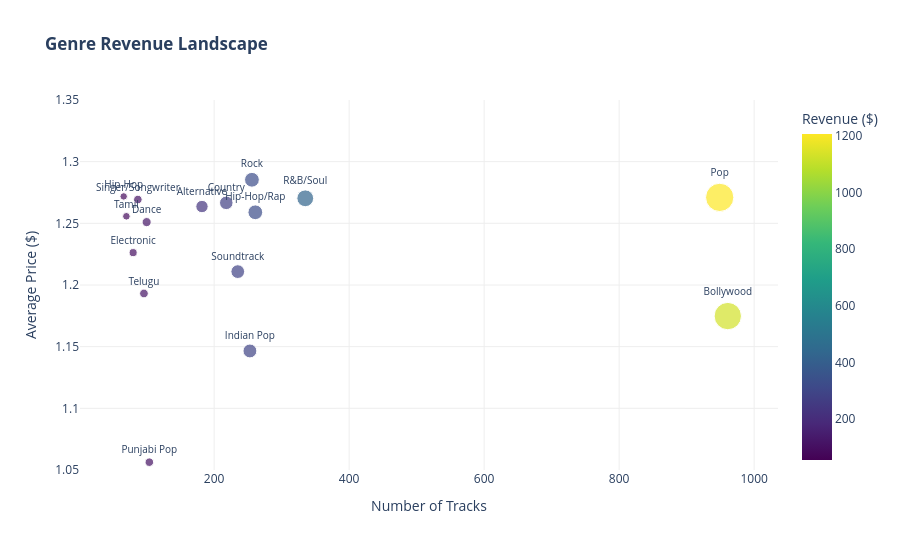

Notebook code cell kept with this figure:
### Markdown cell above
Knowing track counts is not enough — we also need to understand estimated revenue contribution. Since all tracks are individually priced, total revenue potential = number of tracks × average price. Bollywood leads in absolute potential, but niche genres like Rock and Hip-Hop/Rap punch above their weight with higher average prices.

### Code cell
genre_rev = df.groupby('genre').agg(
    num_tracks=('track_id', 'count'),
    avg_price=('track_price', 'mean'),
    total_revenue=('track_price', 'sum'),
    avg_duration=('duration_min', 'mean')
).reset_index()

genre_rev = genre_rev[genre_rev['num_tracks'] >= 50].sort_values('total_revenue', ascending=False)

fig2 = px.scatter(
    genre_rev,
    x='num_tracks',
    y='avg_price',
    size='total_revenue',
    color='total_revenue',
    color_continuous_scale='Viridis',
    text='genre',
    hover_data={'total_revenue': ':$.2f', 'avg_duration': ':.2f', 'num_tracks': True},
    title='<b>Genre Revenue Landscape</b>',
    labels={
        'num_tracks': 'Number of Tracks',
        'avg_price': 'Average Price ($)',
        'total_revenue': 'Total Revenue ($)'
    }
)
fig2.update_traces(textposition='top center', textfont_size=10)
fig2.update_layout(
    height=550,
    xaxis=dict(showgrid=True, gridcolor='#eee'),
    yaxis=dict(range=[1.05, 1.35], showgrid=True, gridcolor='#eee'),
    coloraxis_colorbar=dict(title='Revenue ($)'),
    plot_bgcolor='white'
)
fig2.show()

print('\nInsight: All western genras have fewer tracks than Bollywood but a higher average price,')
print('making it more efficient per track despite its smaller catalog size.')
print('However due to the amount of songs Bollywood comes second, behind the Pop.')

### Figure 1 — Plotly figure (JSON) as saved in the notebook; plotly's stock layout.template omitted (floating-point values rounded to 4 significant figures)
{"data": [{"customdata": [[1206.0, 3.813], [1129.0, 4.493], [425.6, 3.946], [329.0, 3.786], [328.6, 3.735], [290.1, 3.589], [284.6, 4.475], [276.1, 3.551], [230.0, 3.758], [125.1, 3.756], [114.5, 4.196], [110.4, 4.922], [109.9, 3.347], [98.1, 4.011], [87.9, 4.425], [83.94, 2.97], [70.5, 3.427], [55.32, 3.646]], "hovertemplate": "Number of Tracks=%{x}<br>Average Price ($)=%{y}<br>Total Revenue ($)=%{marker.color:$.2f}<br>genre=%{text}<br>avg_duration=%{customdata[1]:.2f}<extra></extra>", "legendgroup": "", "marker": {"color": [1206.0, 1129.0, 425.6, 329.0, 328.6, 290.1, 284.6, 276.1, 230.0, 125.1, 114.5, 110.4, 109.9, 98.1, 87.9, 83.94, 70.5, 55.32], "coloraxis": "coloraxis", "size": [1206.0, 1129.0, 425.6, 329.0, 328.6, 290.1, 284.6, 276.1, 230.0, 125.1, 114.5, 110.4, 109.9, 98.1, 87.9, 83.94, 70.5, 55.32], "sizemode": "area", "sizeref": 3.016, "symbol": "circle"}, "mode": "markers+text", "name": "", "orientation": "v", "showlegend": false, "text": ["Pop", "Bollywood", "R&B/Soul", "Rock", "Hip-Hop/Rap", "Indian Pop", "Soundtrack", "Country", "Alternative", "Dance", "Telugu", "Singer/Songwriter", "Punjabi Pop", "Electronic", "Tamil", "Hip-Hop", "New Age", "Worldwide"], "textfont": {"size": 10}, "textposition": "top center", "type": "scatter", "x": [949, 961, 335, 256, 261, 253, 235, 218, 182, 100, 96, 87, 104, 80, 70, 66, 70, 58], "xaxis": "x", "y": [1.271, 1.175, 1.27, 1.285, 1.259, 1.147, 1.211, 1.267, 1.264, 1.251, 1.193, 1.269, 1.056, 1.226, 1.256, 1.272, 1.007, 0.9538], "yaxis": "y"}], "layout": {"coloraxis": {"colorbar": {"title": {"text": "Revenue ($)"}}, "colorscale": [[0, "#440154"], [0.1111, "#482878"], [0.2222, "#3e4989"], [0.3333, "#31688e"], [0.4444, "#26828e"], [0.5556, "#1f9e89"], [0.6667, "#35b779"], [0.7778, "#6ece58"], [0.8889, "#b5de2b"], [1, "#fde725"]]}, "height": 550, "legend": {"itemsizing": "constant", "tracegroupgap": 0}, "plot_bgcolor": "white", "title": {"text": "<b>Genre Revenue Landscape</b>"}, "xaxis": {"anchor": "y", "domain": [0, 1], "gridcolor": "#eee", "showgrid": true, "title": {"text": "Number of Tracks"}}, "yaxis": {"anchor": "x", "domain": [0, 1], "gridcolor": "#eee", "range": [1.05, 1.35], "showgrid": true, "title": {"text": "Average Price ($)"}}}}
